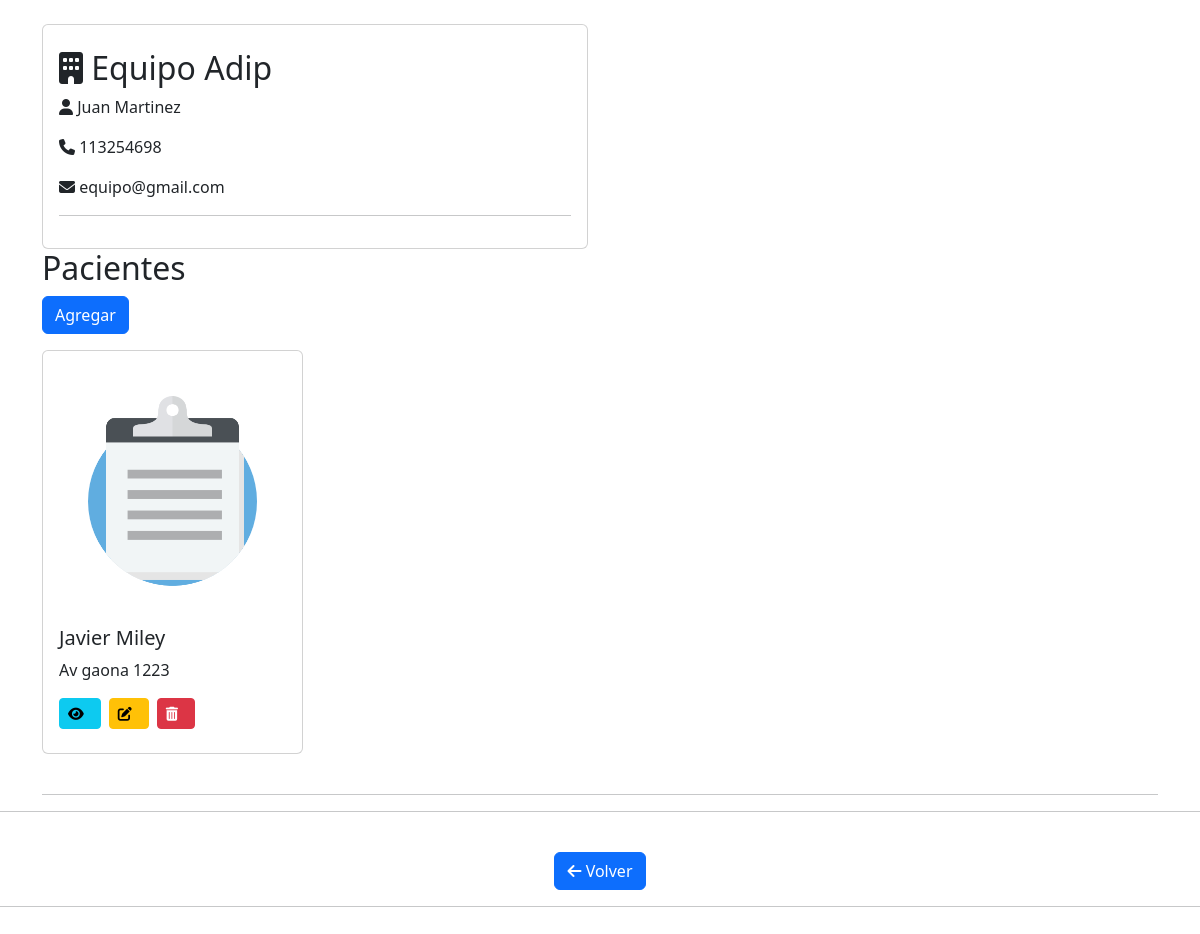
/view/cliente/index.php?id=1, run on the app's committed database.
### tables this page shows
CREATE TABLE `cliente` (
  `id_cliente` int(11) NOT NULL,
  `nombre_empresa` varchar(200) NOT NULL,
  `nombre_cliente` varchar(200) NOT NULL,
  `apellido_cliente` varchar(200) NOT NULL,
  `telefono` varchar(20) NOT NULL,
  `email_cliente` varchar(200) NOT NULL
);

CREATE TABLE `paciente` (
  `id_paciente` int(11) NOT NULL,
  `nombre` varchar(200) NOT NULL,
  `apellido` varchar(200) NOT NULL,
  `direccion` varchar(200) NOT NULL,
  `diagnostico` varchar(200) NOT NULL,
  `edad` int(11) NOT NULL,
  `fecha_inicio` date NOT NULL,
  `dias_visita` int(11) NOT NULL,
  `horario_visita` varchar(200) NOT NULL,
  `horas_atrabajar` int(11) NOT NULL,
  `id_cliente` int(11) DEFAULT NULL
);

### view/cliente/index.php (the view, shortened to what this page needs)
<!DOCTYPE html>
<html>
<head>
	<link href="https://cdn.jsdelivr.net/npm/bootstrap@5.3.0-alpha3/dist/css/bootstrap.min.css" rel="stylesheet">
</head>
<body>
  <br>
<div class="container">
	<div class="col">
  <div class="card-body">
  <?php
include "../../conf/conexion.php";
$conn = new mysqli($servername, $username, $password, $dbname);
$idCliente = $_GET['id'];
$sql = "SELECT * FROM cliente WHERE id_cliente = $idCliente";
$result = $conn->query($sql);
if ($result->num_rows > 0) {
    $row = $result->fetch_assoc();
    $nombreEmpresa = $row['nombre_empresa'];
    $nombreCliente = $row['nombre_cliente'];
    $apellidoCliente = $row['apellido_cliente'];
    $telefonoCliente = $row['telefono'];
    $emailCliente = $row['email_cliente'];
    echo '<div class="row">';
    echo '<div class="col-md-6">';
    echo '<div class="card">';
echo '<div class="card-body">';
echo '<h2 class="card-text"><i class="fas fa-building"></i> ' . $nombreEmpresa . '</h2>';
echo '<p class="card-text"><i class="fas fa-user"></i> ' . $nombreCliente . ' ' . $apellidoCliente . '</p>';
echo '<p class="card-text"><i class="fas fa-phone"></i> ' . $telefonoCliente . '</p>';
echo '<p class="card-text"><i class="fas fa-envelope"></i> ' . $emailCliente . '</p>';
echo '<hr>';
    echo '</div>';
    echo '</div>';
    echo '</div>';
     echo '</div>';
} else {
    echo '<div class="card-body">';
    echo '<h5 class="card-title">Equipo</h5>';
    echo '<p>No se encontró el cliente.</p>';
    echo '<hr>';
    echo '</div>';
}
?>
</div>
<?php
include "../../conf/conexion.php";
$conn = new mysqli($servername, $username, $password, $dbname);
$idCliente = $_GET['id'];
$sql = "SELECT * FROM paciente WHERE id_cliente = $idCliente";
$result = $conn->query($sql);
echo '<h2>Pacientes</h2>';
echo '<button class="btn btn-primary mb-3" data-toggle="modal" data-target="#agregarModal">Agregar</button>';
echo '<div class="row">';
if ($result->num_rows > 0) {
    while ($row = $result->fetch_assoc()) {
        $idPaciente = $row['id_paciente'];
        $nombre = $row['nombre'];
        $apellido = $row['apellido'];
        $direccion = $row['direccion'];
        echo '<div class="col-md-3 mb-4">';
        echo '<div class="card " >';
        echo '<img src="../../public/img/informes.png" class="card-img-top" alt="Imagen de paciente" width="96">';
        echo '<div class="card-body">';
        echo '<h5 class="card-title">' . $nombre . ' ' . $apellido . '</h5>';
        echo '<p class="card-text">' . $direccion . '</p>';
        echo '<a href="../paciente/show.php?id=' . $idPaciente . '" class="btn btn-info btn-sm mb-2 me-2"><i class="fas fa-eye me-2"></i></a>';
        echo '<a href="../paciente/edit.php?id=' . $idPaciente . '" class="btn btn-warning btn-sm mb-2 me-2"><i class="fas fa-edit me-2"></i></a>';
        echo '<a href="../paciente/delete.php?id=' . $idPaciente . '" class="btn btn-danger btn-sm mb-2 me-2"><i class="fas fa-trash-alt me-2"></i></a>';
        echo '</div>';
        echo '</div>';
        echo '</div>';
    }
} else {
    echo '<p>No se encontraron pacientes para este cliente.</p>';
}
echo '</div>';
echo '<hr>';
?>
      </div>
    </div>
  <hr>
<br>
<div class="text-center">
    <?php
    echo '<button onclick="history.go(-1)" class="btn btn-primary">';
    echo '<i class="fas fa-arrow-left"></i> Volver';
    echo '</button>';
    ?>
</div>
<hr>
<br>
</body>
</html>

### data on the page
cliente: nombre_empresa "Equipo Adip", nombre_cliente "Juan", apellido_cliente "Martinez", telefono "113254698", email_cliente "equipo@gmail.com"
paciente: nombre "Javier", apellido "Miley", direccion "Av gaona 1223"
